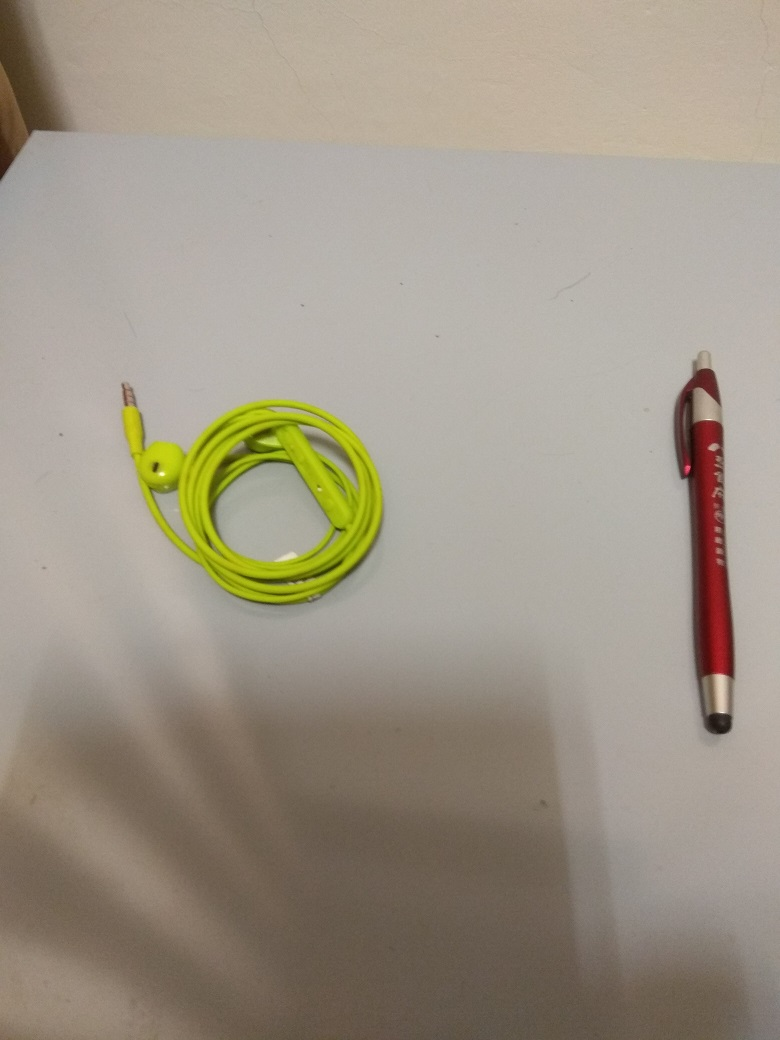
#> input picture capture/1.jpg, 780 x 1040 px
$ python test1.py   (older library calls are emulated)
#> lines starting #> are read from the running program, lines starting #| are printed output that depends on the picture; after the words box and inside, x2 and y2 are one past the last pixel; in counts of white or black regions, pixels touching at a corner belong together; long printed decimals are rounded
import numpy as np
import cv2

img = cv2.imread('1.jpg')
#> img is the input picture: shape (1040, 780, 3); mean B, G, R 135.1, 150.1, 159.2
revert_ann = cv2.imread('1.png')
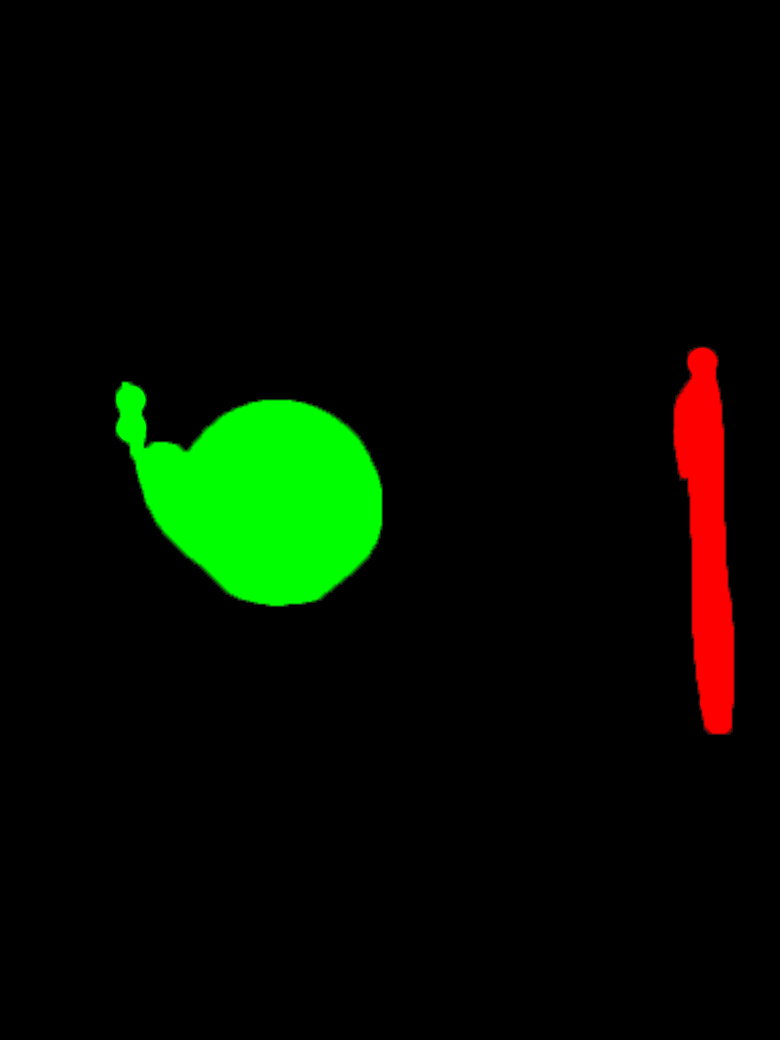
#> input picture capture/1.png, 780 x 1040 px
#> revert_ann is the input picture: shape (1040, 780, 3); mean B, G, R 0.1, 12.1, 4.6
gray_ann = cv2.cvtColor(revert_ann, cv2.COLOR_BGR2GRAY)
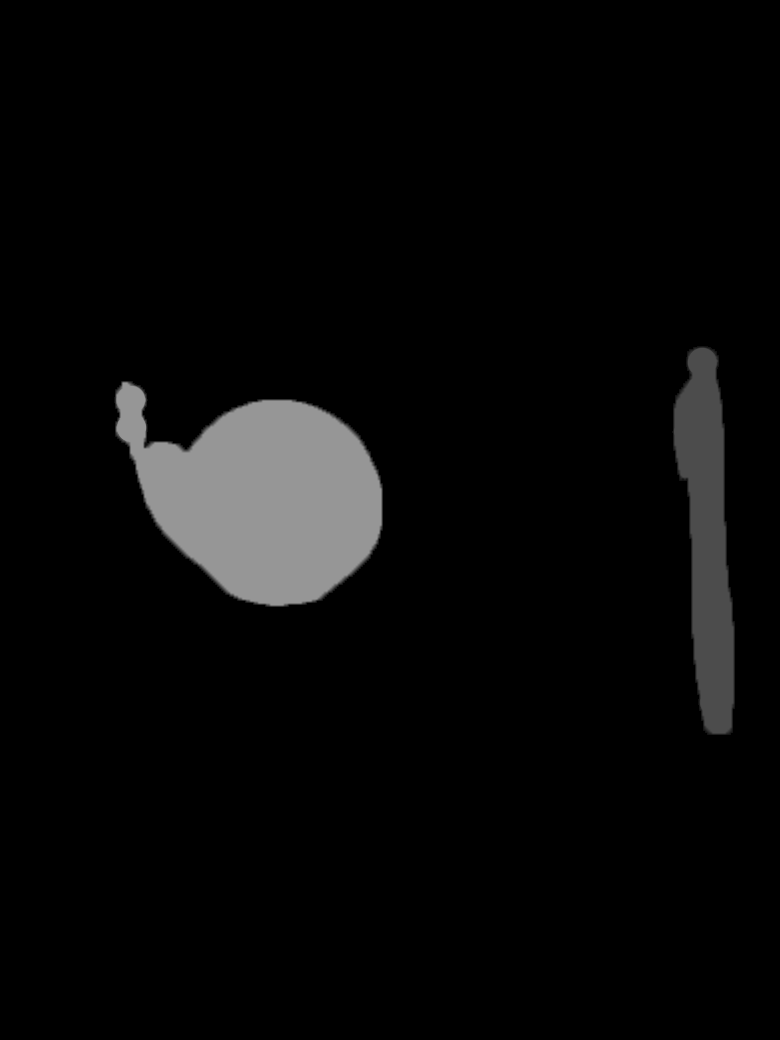
#> gray_ann: shape (1040, 780); min 0, max 150, mean 8.5
# [12 lines of commented-out code are left out]

print(revert_ann)
#> (printed output is left out)
num_segment, label_map, component_info_list, centroids = cv2.connectedComponentsWithStats(gray_ann, 4, cv2.CV_32S)
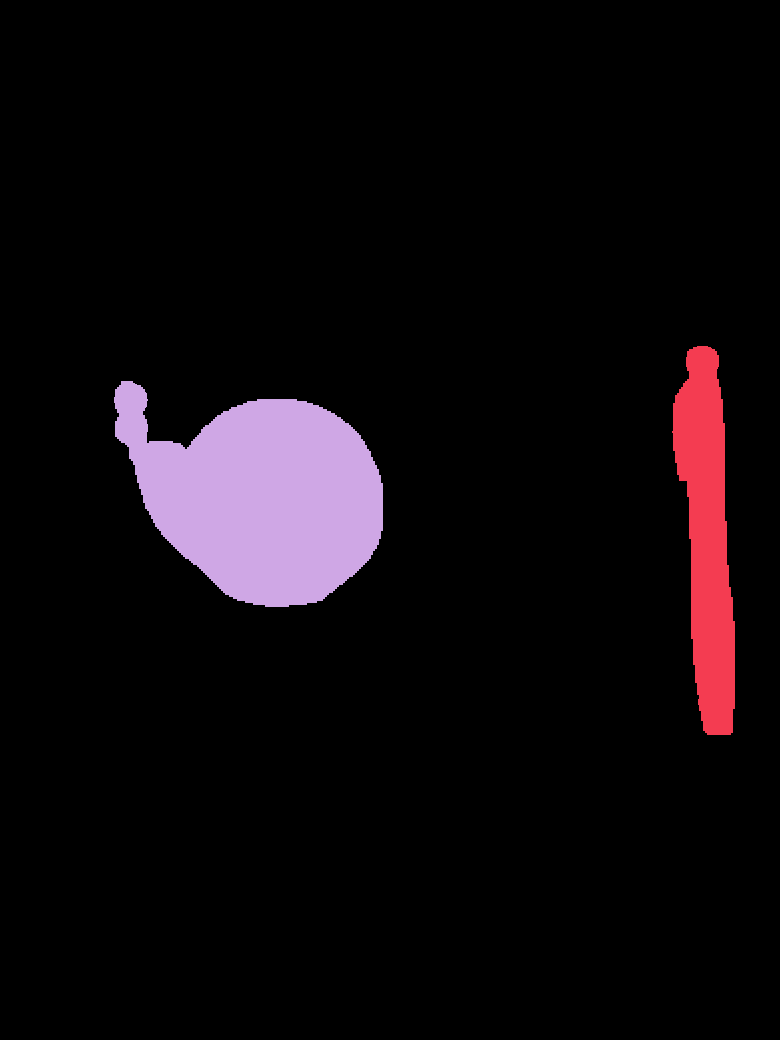
#> label_map: shape (1040, 780) int32; 3 distinct labels, from 0 to 2; one colour per label, 0 black
#> num_segment = 3; component_info_list = [[0, 0, 780, 1040, 755576], [672, 346, 63, 389, 15556], [114, 381, 269, 226, 40068]]; centroids = [[389.8, 520.4], [706.9, 536.3], [260.9, 496.3]]
print(num_segment)
#| 3
print(label_map, np.max(label_map))
#> (printed output is left out)
print(component_info_list)
#| [[     0      0    780   1040 755576]
#|  [   672    346     63    389  15556]
#|  [   114    381    269    226  40068]]
print(centroids)
#| [[389.787 520.383]
#|  [706.862 536.298]
#|  [260.869 496.336]]


for i in range(1, num_segment):
    start_point = (component_info_list[i][0], component_info_list[i][1])
    end_point = (component_info_list[i][0] + component_info_list[i][2], component_info_list[i][1] + component_info_list[i][3])
    color = (
        int(revert_ann[int(centroids[i][1])][int(centroids[i][0])][0]),
        int(revert_ann[int(centroids[i][1])][int(centroids[i][0])][1]),
        int(revert_ann[int(centroids[i][1])][int(centroids[i][0])][2])
    )
    print('color: ', color)
    cv2.rectangle(img, start_point, end_point, color, 2)
#> this loop made 2 passes
#> (start_point, end_point, color) on passes 1 to 2: ((672, 346), (735, 735), (0, 0, 255)), ((114, 381), (383, 607), (0, 255, 0))
#| color:  (0, 0, 255)
#| color:  (0, 255, 0)
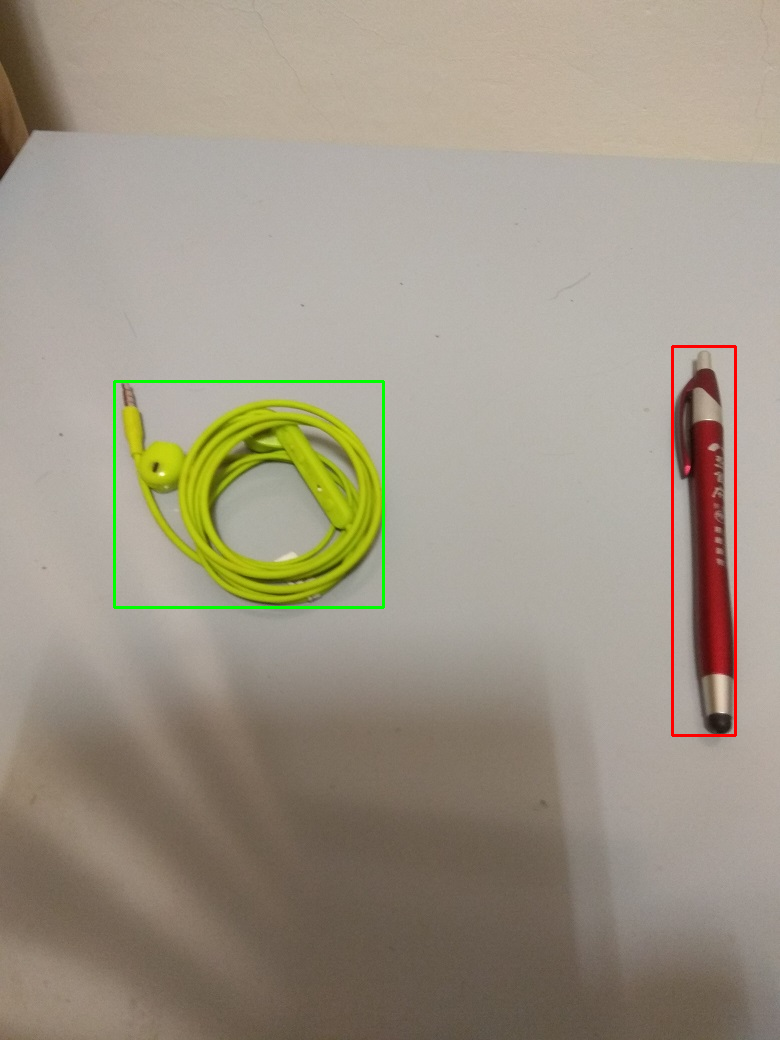
#> img: shape (1040, 780, 3); 0.7% of pixels changed, all inside (x1, y1, x2, y2) = (113, 345, 737, 737)
cv2.imshow('res', img)
cv2.waitKey(0)
